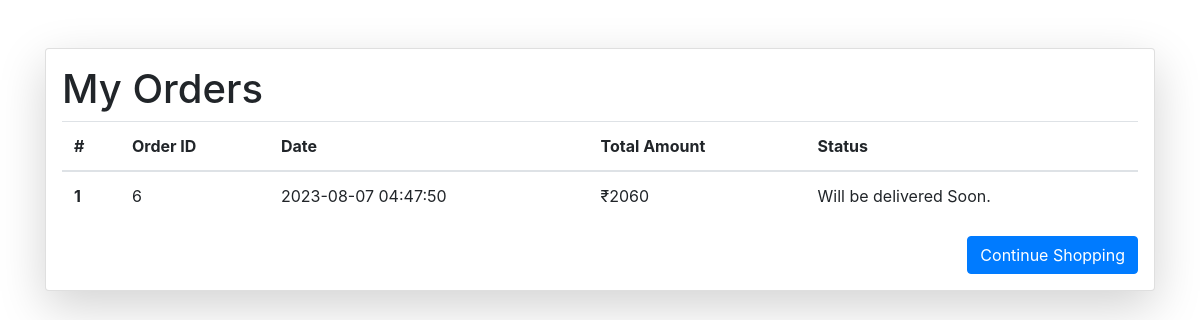
The app's page /orders/1 with its own data.
### vault.py (models this page shows, shortened)
class Order_Detail(Base):
    __tablename__ = 'order_detail'
    id = Column(Integer, primary_key=True, autoincrement=True)
    user_id = Column('user_id', Integer)
    total = Column('total', Integer)
    created_at = Column('created_at', String)

### user_routes.py (the view)
@app.route('/orders/<int:pid>')
def my_orders(pid):
    orders = agent.query(Order_Detail).filter(Order_Detail.user_id == pid).all()
    return render_template('user/orders.html', orders=orders)

### templates/user/orders.html (shortened to what this page needs)
<!DOCTYPE html>
<html lang="en">
  <head>
    <link
      rel="stylesheet"
      href="https://stackpath.bootstrapcdn.com/bootstrap/4.5.2/css/bootstrap.min.css"
    />
  </head>
  <body>
    <div class="container mt-5 mb-5">
      <div class="card shadow-lg p-3 mb-5 bg-white rounded">
        <div class="row g-0">
          <div class="col-md-12">
            <h1>My Orders</h1>
            <table class="table">
              <thead>
                <tr>
                  <th scope="col">#</th>
                  <th scope="col">Order ID</th>
                  <th scope="col">Date</th>
                  <th scope="col">Total Amount</th>
                  <th scope="col">Status</th>
                </tr>
              </thead>
              <tbody id="order-items">
                {% if orders %} {% for order in orders %}
                <tr>
                  <th scope="row">{{ loop.index }}</th>
                  <td>{{ order.id }}</td>
                  <td>{{ order.created_at }}</td>
                  <td>₹{{ order.total}}</td>
                  <td>Will be delivered Soon.</td>
                </tr>
                {% endfor %} {% else %}
                <tr>
                  <td colspan="5">No orders found.</td>
                </tr>
                {% endif %}
              </tbody>
            </table>
            <div class="d-flex justify-content-end align-items-center">
              <button
                class="btn btn-primary ml-3"
                onclick="location.href='/home'"
              >
                Continue Shopping
              </button>
            </div>
          </div>
        </div>
      </div>
    </div>
  </body>
</html>

### records on screen
Order_Detail: id "6", created_at "2023-08-07 04:47:50", total "2060"
